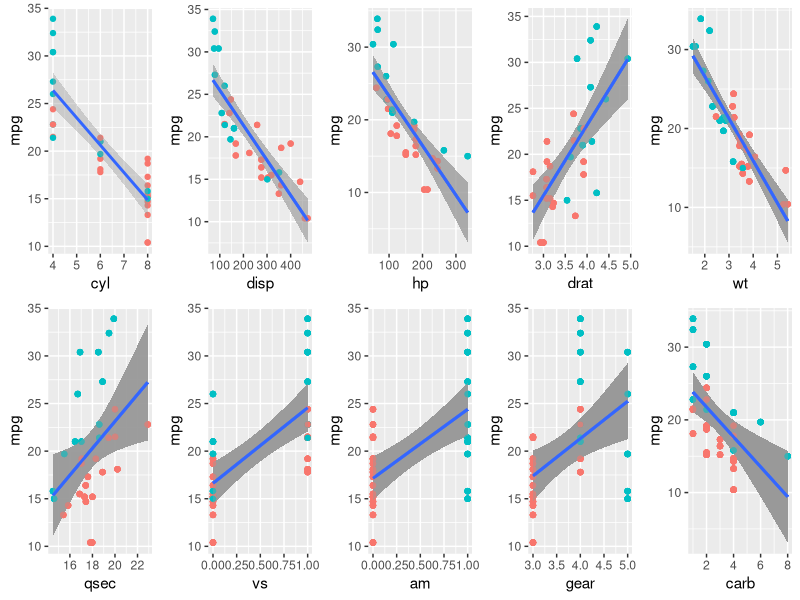
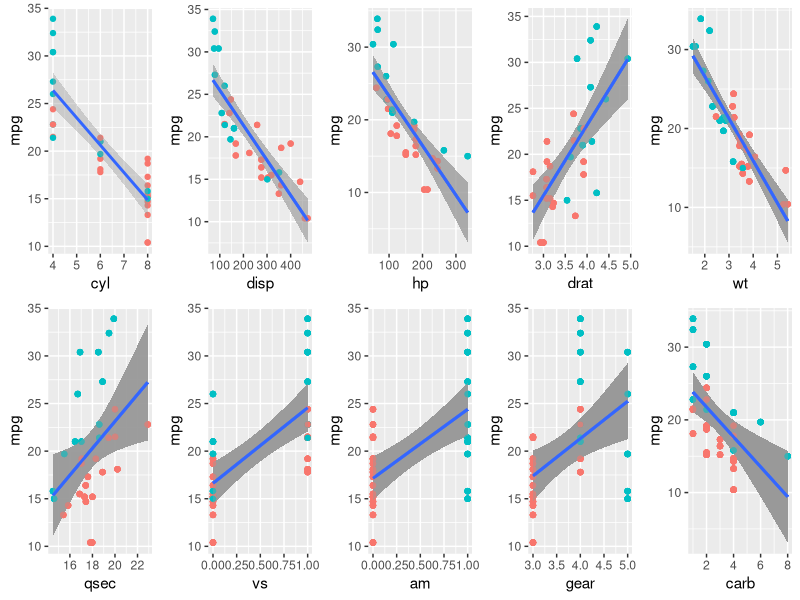

Recreate these plots in R, in order.
## ---- chunk 1
knitr::opts_chunk$set(echo=FALSE, warning=FALSE, message=FALSE, cache=FALSE)
## ---- chunk 2
require(ggplot2)
require(tidyr)
require(dplyr)
require(grid)
require(gridExtra)
## ---- chunk 3
data(mtcars)
#mtcars$cyl <- factor(mtcars$cyl); mtcars$vs <- factor(mtcars$vs) 
#mtcars$am <- factor(mtcars$am); mtcars$gear <- factor(mtcars$gear) 
#mtcars$carb <- factor(mtcars$carb)
#add a column with origin
#mtcars$imp <- 1
#mtcars$imp[c(1:3, 8:14, 18:21, 26:28, 30:32)] <- 0
#mtcars$imp <- as.logical(mtcars$imp)
#head(mtcars)
## ---- chunk 4
names_var <- names(select(mtcars, -mpg))
out <- NULL
g <- ggplot(mtcars, aes(y = mpg))
for(i in 1:length(names_var)){
    
    g <- g + aes_string(x = names_var[i]) + geom_point(aes(colour = factor(am))) + geom_smooth(method = "lm", aes(group = 1)) + guides(colour = FALSE)
    
    out[[i]] <- g # creates a list with all the plots 
}
grid.arrange(out[[1]], out[[2]], out[[3]], out[[4]], out[[5]], out[[6]], out[[7]], out[[8]], out[[9]], out[[10]], nrow = 2)
## ---- chunk 5
t <- t.test(mtcars$mpg ~ mtcars$am)
## ---- chunk 6
t$conf.int
## ---- chunk 7
fit_am <- lm(mpg ~ am, mtcars)
## ---- chunk 8
fit_cyl <- lm(mpg ~ cyl, mtcars)
## ---- chunk 9
fit_cyl_wt <- update(fit_cyl, mpg ~ cyl + wt)
## ---- chunk 10
fit_cyl_wt_am <- update(fit_cyl_wt, mpg ~ cyl + wt + am + wt:am)
## ---- chunk 11
fit_cyl_wt_am_drat <- update(fit_cyl_wt, mpg ~ cyl + wt + am + drat + wt:am)
fit_cyl_wt_am_drat_disp <- update(fit_cyl_wt, mpg ~ cyl + wt + am + drat + wt:am + cyl:disp)
## ---- chunk 12
anova(fit_cyl, fit_cyl_wt, fit_cyl_wt_am, fit_cyl_wt_am_drat, fit_cyl_wt_am_drat_disp)
## ---- chunk 13
grid.arrange(out[[1]], out[[2]], out[[3]], out[[4]], out[[5]], out[[6]], out[[7]], out[[8]], out[[9]], out[[10]], nrow = 2)
## ---- chunk 14
attach(mtcars)
cor(wt, am)
t.test(wt[am == 0], wt[am == 1])
summary(lm(wt ~ am))
detach(mtcars)
## ---- chunk 15
attach(mtcars)
cor(cyl, disp)
t.test(disp[cyl == 4], disp[cyl == 6])
t.test(disp[cyl == 6], disp[cyl == 8])
summary(lm(disp ~ cyl))
detach(mtcars)
